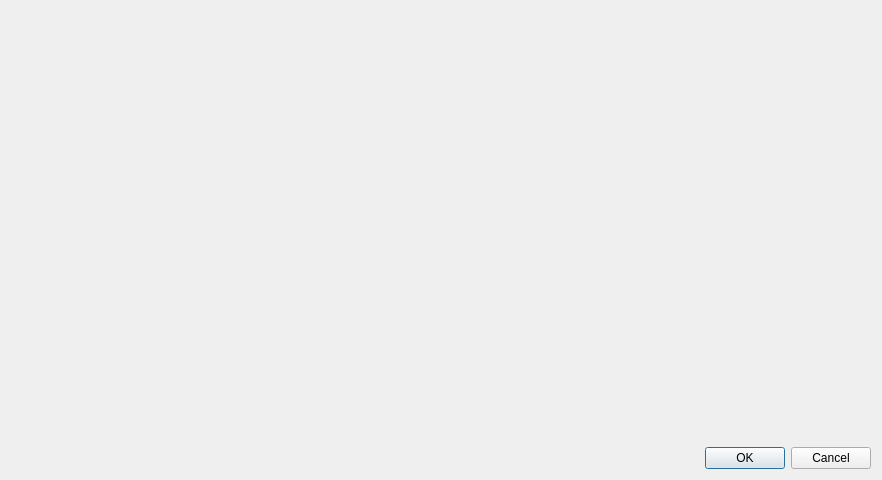
<?xml version="1.0" encoding="UTF-8"?>
<ui version="4.0">
 <class>SelectPresetDialog</class>
 <widget class="QDialog" name="SelectPresetDialog">
  <property name="geometry">
   <rect>
    <x>0</x>
    <y>0</y>
    <width>882</width>
    <height>480</height>
   </rect>
  </property>
  <property name="windowTitle">
   <string>Dialog</string>
  </property>
  <layout class="QVBoxLayout" name="verticalLayout">
   <item>
    <widget class="picogen::qt4_gui::PresetListWidget" name="list" native="true"/>
   </item>
   <item>
    <widget class="QDialogButtonBox" name="buttonBox">
     <property name="orientation">
      <enum>Qt::Horizontal</enum>
     </property>
     <property name="standardButtons">
      <set>QDialogButtonBox::Cancel|QDialogButtonBox::Ok</set>
     </property>
    </widget>
   </item>
  </layout>
 </widget>
 <customwidgets>
  <customwidget>
   <class>picogen::qt4_gui::PresetListWidget</class>
   <extends>QWidget</extends>
   <header>presetlistwidget.h</header>
   <container>1</container>
  </customwidget>
 </customwidgets>
 <resources/>
 <connections>
  <connection>
   <sender>buttonBox</sender>
   <signal>accepted()</signal>
   <receiver>SelectPresetDialog</receiver>
   <slot>accept()</slot>
   <hints>
    <hint type="sourcelabel">
     <x>248</x>
     <y>254</y>
    </hint>
    <hint type="destinationlabel">
     <x>157</x>
     <y>274</y>
    </hint>
   </hints>
  </connection>
  <connection>
   <sender>buttonBox</sender>
   <signal>rejected()</signal>
   <receiver>SelectPresetDialog</receiver>
   <slot>reject()</slot>
   <hints>
    <hint type="sourcelabel">
     <x>316</x>
     <y>260</y>
    </hint>
    <hint type="destinationlabel">
     <x>286</x>
     <y>274</y>
    </hint>
   </hints>
  </connection>
 </connections>
</ui>
